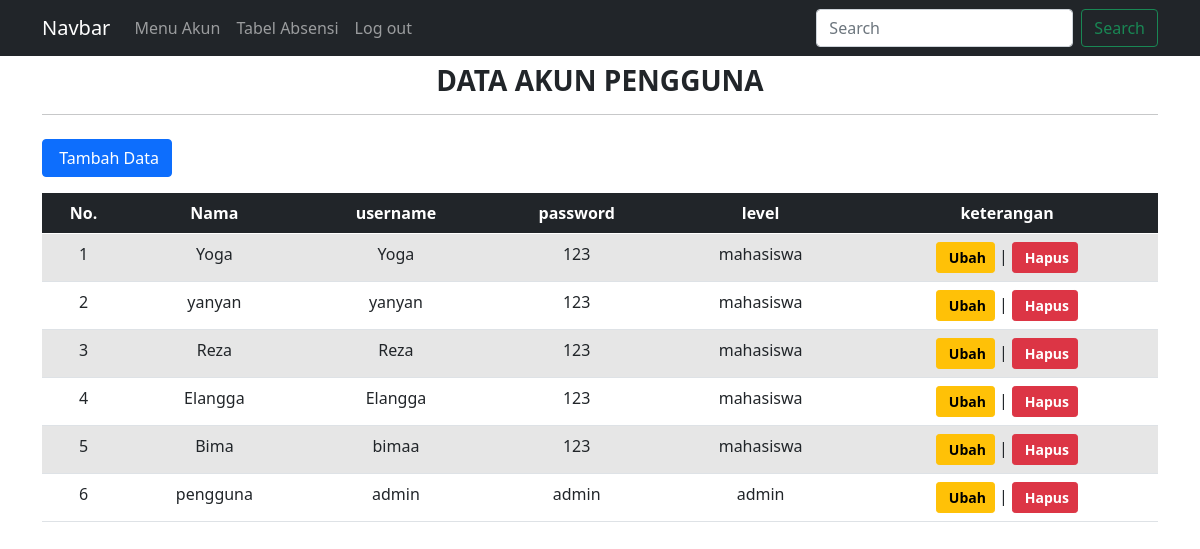
The page /akun.php on the database its author committed.
### tables this page shows
CREATE TABLE `user` (
  `id` int(11) NOT NULL,
  `nama` varchar(255) NOT NULL,
  `username` varchar(255) NOT NULL,
  `password` varchar(255) NOT NULL,
  `level` varchar(20) NOT NULL
);

### koneksi.php (called while the page is built, shortened)
<?php
$koneksi = mysqli_connect("localhost", "root", "", "multi_user");
function query($query)
{
    global $koneksi;
    $result = mysqli_query($koneksi, $query);
    $rows = [];
    while ($row = mysqli_fetch_assoc($result)) {
        $rows[] = $row;
    }
    return $rows;
}
?>

### akun.php (the view, shortened to what this page needs)
<?php
require 'koneksi.php';
$akun = query("SELECT * FROM user ORDER BY username DESC");
?>
<!DOCTYPE html>
<html lang="en">
<head>
    <link rel="stylesheet" href="https://cdn.datatables.net/1.10.23/css/dataTables.bootstrap5.min.css">
    <link rel="stylesheet" href="https://cdn.jsdelivr.net/npm/bootstrap@5.0.0-beta1/dist/css/bootstrap.min.css">
    <link href="https://cdn.jsdelivr.net/npm/bootstrap@5.0.2/dist/css/bootstrap.min.css" rel="stylesheet">
</head>
<body>
    <nav class="navbar navbar-expand-lg navbar-dark bg-dark ">
  <div class="container">
    <a class="navbar-brand" href="halaman_admin.php">Navbar</a>
    <div class="collapse navbar-collapse" id="navbarSupportedContent">
      <ul class="navbar-nav me-auto mb-2 mb-lg-0">
        <li class="nav-item">
          <a class="nav-link" aria-current="page" href="akun.php">Menu Akun</a>
        <li class="nav-item">
        <li class="nav-item">
          <a class="nav-link" aria-current="page" href="halaman_admin.php">Tabel Absensi</a>
        <li class="nav-item">
          <a class="nav-link" href="logout.php" tabindex="-1" aria-disabled="true">Log out</a>
        </li>
      </ul>
      <form class="d-flex">
        <input class="form-control me-2" type="search" placeholder="Search" aria-label="Search">
        <button class="btn btn-outline-success" type="submit">Search</button>
      </form>
    </div>
  </div>
</nav>
    <div class="container">
        <div class="row my-2">
            <div class="col-md">
                <h3 class="text-center fw-bold text-uppercase">Data Akun Pengguna</h3>
                <hr>
            </div>
        </div>
        <div class="row my-2">
            <div class="col-md">
                <a href="addDataakun.php" class="btn btn-primary"><i class="bi bi-person-plus-fill"></i>&nbsp;Tambah Data</a>
            </div>
        </div>
        <div class="row my-3">
            <div class="col-md">
                <table id="data" class="table table-striped table-responsive table-hover text-center" style="width:100%">
                    <thead class="table-dark">
                        <tr>
                            <th>No.</th>
                            <th>Nama</th>
                            <th>username</th>
                            <th>password</th>
                            <th>level</th>
                            <th>keterangan</th>
                        </tr>
                    </thead>
                    <tbody>
                        <?php $no = 1; ?>
                        <?php foreach ($akun as $row) : ?>
                            <tr>
                                <td><?= $no++; ?></td>
                                <td><?= $row['nama']; ?></td>
                                <td><?= $row['username']; ?></td>
                                <td><?= $row['password']; ?></td>
                                <td><?= $row['level']; ?></td>
                                <td>
                                    <a href="ubahakun.php?nama=<?= $row['nama']; ?>" class="btn btn-warning btn-sm" style="font-weight: 600;"><i class="bi bi-pencil-square"></i>&nbsp;Ubah</a> |
                                    <a href="hapusakun.php?nama=<?= $row['nama']; ?>" class="btn btn-danger btn-sm" style="font-weight: 600;" onclick="return confirm('Apakah anda yakin ingin menghapus data <?= $row['nama']; ?> ?');"><i class="bi bi-trash-fill"></i>&nbsp;Hapus</a>
                                </td>
                            </tr>
                        <?php endforeach; ?>
                    </tbody>
                </table>
            </div>
        </div>
    </div>
</body>
</html>

### rows shown on the page
user: nama "Yoga", username "Yoga", password "123", level "mahasiswa"
user: nama "yanyan", username "yanyan", password "123", level "mahasiswa"
user: nama "Reza", username "Reza", password "123", level "mahasiswa"
user: nama "Elangga", username "Elangga", password "123", level "mahasiswa"
user: nama "Bima", username "bimaa", password "123", level "mahasiswa"
user: nama "pengguna", username "admin", password "admin", level "admin"
